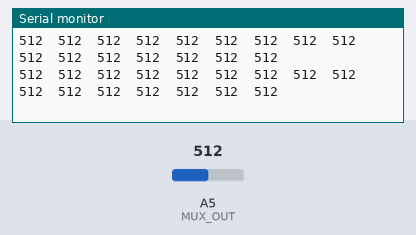
Recording of a sketch running on a simulated Arduino Mega 2560, built with avr-gcc and run on an emulated ATmega2560. On the bench: the last lines printed to the serial monitor. Inputs (shaded band) come from the test bench; at power-on: A5 (MUX_OUT) = 512.

Above: at 1.2 s.
1.3 s: A5 (MUX_OUT) set to 110
At 1.42 s:
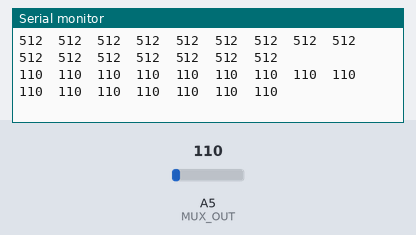
4.3 s: A5 (MUX_OUT) set to 95
At 4.33 s:
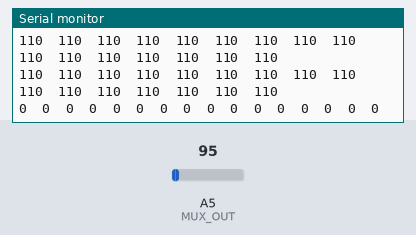
Timing chart, 0 to 7.3 s (numbered marks = the images above; inputs shaded):
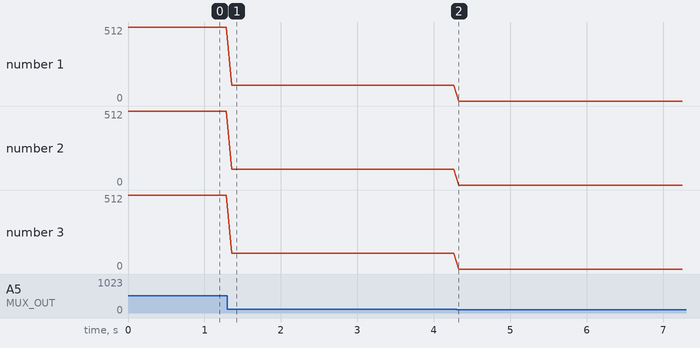

The sketch:

sensorsInfo_USB.ino
```cpp
// Broches de contrôle du multiplexeur (S0 à S3)
const int S3 = 19;
const int S2 = 20;
const int S1 = 21;
const int S0 = 22;

// Broche de sortie du multiplexeur
const int MUX_OUT = 5;

const int NB_CAPTEURS = 16;

// Seuil de bruit
const int SEUIL = 100;

int lectures[NB_CAPTEURS];

// Sélectionne le canal du mux (0 à 15)
void selectCanal(int canal) {
  digitalWrite(S0, (canal >> 0) & 1);
  digitalWrite(S1, (canal >> 1) & 1);
  digitalWrite(S2, (canal >> 2) & 1);
  digitalWrite(S3, (canal >> 3) & 1);
}

void setup() {
  Serial.begin(9600);

  pinMode(S0, OUTPUT);
  pinMode(S1, OUTPUT);
  pinMode(S2, OUTPUT);
  pinMode(S3, OUTPUT);
}

void loop() {
  for (int i = 0; i < NB_CAPTEURS; i++) {
    selectCanal(i);
    delayMicroseconds(10);

    int valeur = analogRead(MUX_OUT);
    lectures[i] = (valeur <= SEUIL) ? 0 : valeur;
  }

  for (int i = 0; i < NB_CAPTEURS; i++) {
    Serial.print(lectures[i]);
    if (i < NB_CAPTEURS - 1) Serial.print("\t");
  }
  Serial.println();

  delay(50);
}
```

Measured:
- after the input at 1.3 s, the serial monitor: prints a new line after 0.05 s (image 1)
- after the input at 4.3 s, the serial monitor: prints a new line at once (image 2)
- plotted number 1: 512 → 110 after the input at 1.3 s, 110 → 0 after the input at 4.3 s
- plotted number 2: 512 → 110 after the input at 1.3 s, 110 → 0 after the input at 4.3 s
- plotted number 3: 512 → 110 after the input at 1.3 s, 110 → 0 after the input at 4.3 s
